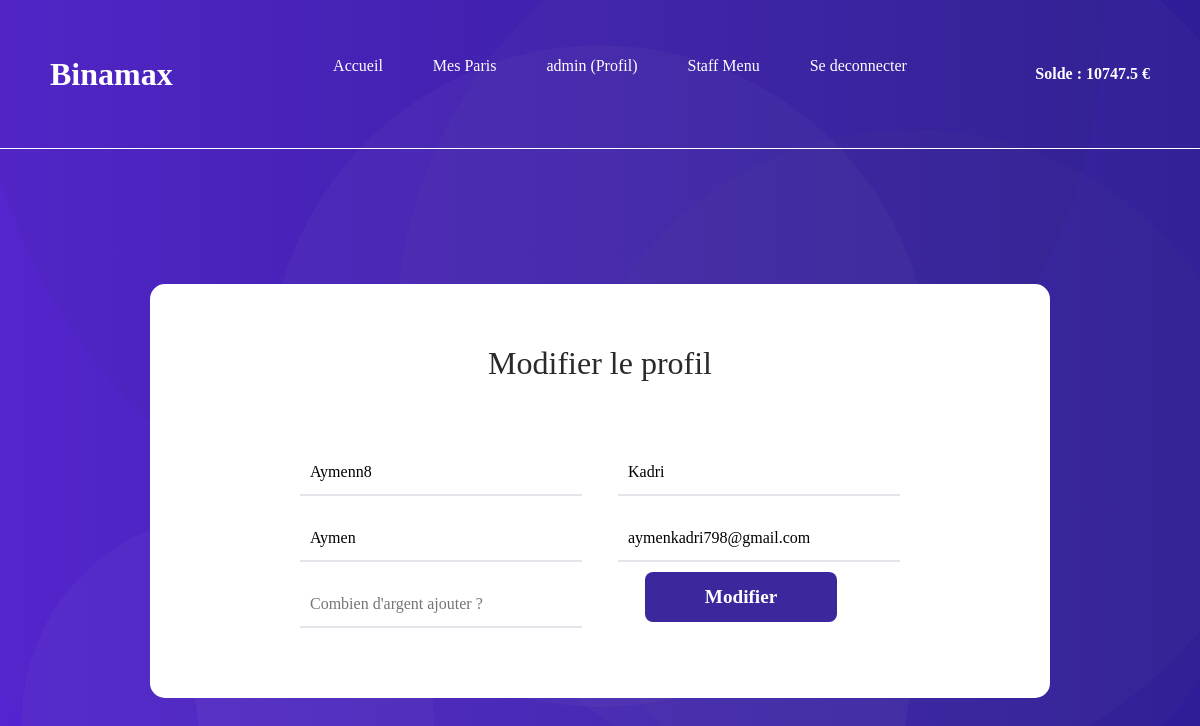
The app's page /modifier_utilisateurs.php?id=1 (signed in) with its own data.
### tables this page shows
CREATE TABLE `utilisateurs` (
  `ID` int(11) NOT NULL,
  `username` varchar(30) DEFAULT NULL,
  `prenom` varchar(30) DEFAULT NULL,
  `nom` varchar(30) DEFAULT NULL,
  `mail` varchar(50) DEFAULT NULL,
  `mot_de_passe` varchar(255) DEFAULT NULL,
  `administrateur` tinyint(1) DEFAULT NULL,
  `argent` float DEFAULT '0'
);

### modifier_utilisateurs.php (the view, shortened to what this page needs)
<?php
require_once("header.php");
require_once("navbar.php");
?>
<link rel="stylesheet" href="Styles/edit.css">
<br>
            <section id="edit">
            <div class="container">
                <div class="title">
                    <h2>Modifier le profil</h2>
                </div>
                <?php
                    $req = $bdd->prepare("SELECT * FROM utilisateurs where id = ?");
                    $req->execute([$_GET['id']]);
                    $user = $req->fetch();
                ?>
                <form action="#" method="POST">
                    <input value="<?= $user["username"] ?>" type="text" name="username" placeholder="Votre nom d'utilisateur" required>
                    <input value="<?= $user["nom"] ?>" type="text" name="nom" placeholder="Votre nom" required>
                    <input value="<?= $user["prenom"] ?>" type="text" name="prenom" placeholder="Votre prenom" required>
                    <input value="<?= $user["mail"] ?>" type="mail" name="mail" placeholder="Votre adresse mail" required>
                    <input type="number" name="argent"  placeholder="Combien d'argent ajouter ?">
                    <button type="submit" name="submit">Modifier</button>
                </form>
            </section>

### Styles/style.css (style rules this page uses)
* { margin:0; padding: 0; text-decoration: none; list-style: none; }
body { font-family: 'Poppins'; background-image: radial-gradient(circle at 19% 90%, rgba(190, 190, 190,0.04) 0%, rgba(190, 190, 190,0.04) 17%,transparent 17%, transparent 100%),radial-gradient(circle at 73% 2%, rgba(78, 78, 78,0.04) 0%, rgba(78, 78, 78,0.04) 94%,transparent 94%, transparent 100%),radial-gradient(circle at 45% 2%, rgba(18, 18, 18,0.04) 0%, rgba(18, 18, 18,0.04) 55%,transparent 55%, transparent 100%),radial-gradient(circle at 76% 60%, rgba(110, 110, 110,0.04) 0%, rgba(110, 110, 110,0.04) 34%,transparent 34%, transparent 100%),radial-gradient(circle at 68% 56%, rgba(246, 246, 246,0.04) 0%, rgba(246, 246, 246,0.04) 16%,transparent 16%, transparent 100%),radial-gradient(circle at 71% 42%, rgba(156, 156, 156,0.04) 0%, rgba(156, 156, 156,0.04) 47%,transparent 47%, transparent 100%),radial-gradient(circle at 46% 82%, rgba(247, 247, 247,0.04) 0%, rgba(247, 247, 247,0.04) 39%,transparent 39%, transparent 100%),radial-gradient(circle at 50% 47%, rgba(209, 209, 209,0.04) 0%, rgba(209, 209, 209,0.04) 45%,transparent 45%, transparent 100%),linear-gradient(90deg, rgb(84, 36, 210),rgb(44, 27, 154)); background-size: cover; background-repeat: no-repeat; background-attachment: fixed; background-position: center; overflow-x: hidden; }

### Styles/edit.css (style rules this page uses)
body { overflow-y: scroll; overflow-x: hidden; }
section#edit { padding: 100px 15px; }
section#edit .container { max-width: 900px; margin: 0px auto; display: flex; flex-direction: column; justify-content: space-between; align-items: center; padding: 60px 10px; box-sizing: border-box; border-radius: 15px; background-color: rgba(255, 255, 255); }
section#edit .container .title { text-align: center; margin-bottom: 50px; color: #2a2a2a; }
section#edit .container form { display: flex; flex-wrap: wrap; justify-content: space-between; max-width: 600px; }
section#edit .container form input { width: 47%; }
section#edit .container form input { margin-bottom: 10px; margin: 10px 0; padding: 10px; box-sizing: border-box; border : none; outline: none; border-bottom: 2px solid #e4e4ec; transition: 0.2s; }
section#edit .container form button { width: 192px; height: 50px; border-radius: 8px; border: none; background-color: #3C279D; color: white; font-weight:bold; font-size: 1.2em; cursor: pointer; outline: none; margin: 0 auto; }

### records on screen
utilisateurs: username "Aymenn8", nom "Kadri", prenom "Aymen", mail "aymenkadri798@gmail.com"

### other values on screen
$_SESSION["username"] "admin"
$_SESSION["argent"] "10747.5"
